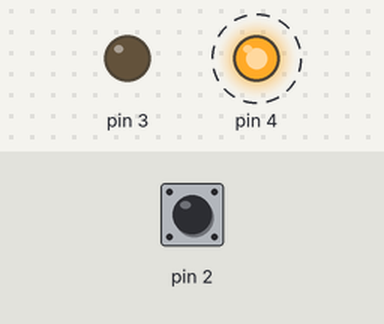
A sketch run on a simulated Arduino Uno, built with avr-gcc and run on an emulated ATmega328P. On the bench: output pins drawn as LEDs (lit = HIGH). Dashed ring = blinking. Inputs (shaded band) come from the test bench; at power-on: pin 2 HIGH.

Above: at 1.2 s.
1.3 s: pin 2 pulled LOW for 0.15 s
At 1.37 s:
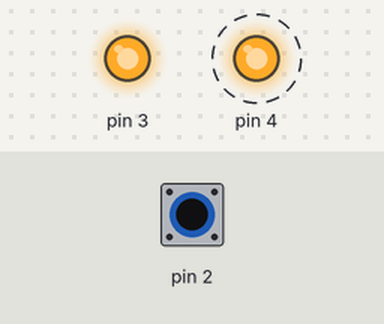
4.3 s: pin 2 pulled LOW for 1 s
At 6.6 s:
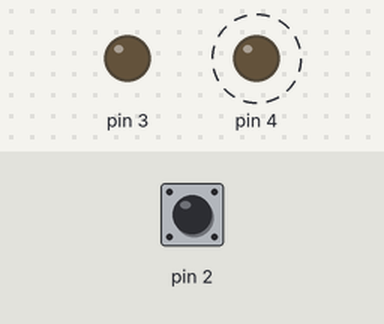
7.3 s: pin 2 pulled LOW for 3.2 s
At 8.8 s:
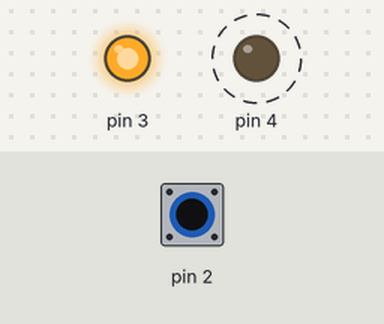
Timing chart, 0 to 18.0 s (numbered marks = the images above; inputs shaded):
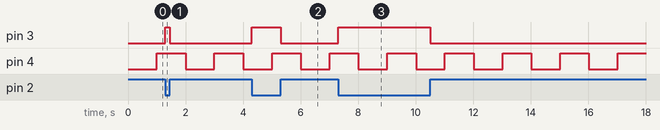

The sketch:

nonBloccante.ino
```cpp
int bt;
unsigned long t1;

void setup() {
  pinMode(2, INPUT_PULLUP);
  pinMode(3, OUTPUT);
  pinMode(4, OUTPUT);
  t1 = millis();
}

void loop() {
  unsigned long dt = millis() - t1;
  if (dt > 1000) {
    digitalWrite(4, !digitalRead(4));
    t1 = millis();
  }

  bt = !digitalRead(2);
  if (bt) {
    digitalWrite(3, HIGH);
  } else {
    digitalWrite(3, LOW);
  }
}
```

Measured:
- after the input at 1.3 s, pin 3: LOW → HIGH at once, → LOW 0.15 s later
- after the input at 4.3 s, pin 3: LOW → HIGH at once, → LOW 1.0 s later
- after the input at 7.3 s, pin 3: LOW → HIGH at once, → LOW 3.2 s later
- by itself, pin 4: alternates HIGH for 1.0 s and LOW for 1.0 s
